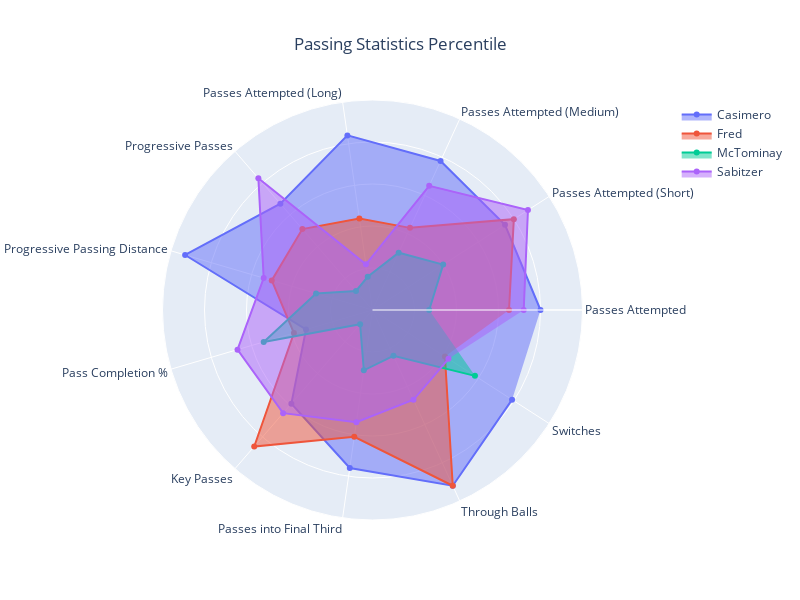

Write notebook code for a chart like this one.
### Code cell
fig = utils.plot_radar(player_dictionary, passing, title="Passing Statistics Percentile")
fig.write_image("{}team_pass.png".format(IMG_PATH))

### Figure 1 — Plotly figure (JSON) as saved in the notebook; plotly's stock layout.template omitted (floating-point values rounded to 4 significant figures)
{"data": [{"fill": "toself", "name": "Casimero", "r": [80, 75, 78, 84, 67, 93, 33, 59, 76, 92, 79], "theta": ["Passes Attempted", "Passes Attempted (Short)", "Passes Attempted (Medium)", "Passes Attempted (Long)", "Progressive Passes", "Progressive Passing Distance", "Pass Completion %", "Key Passes", "Passes into Final Third", "Through Balls", "Switches"], "type": "scatterpolar"}, {"fill": "toself", "name": "Fred", "r": [65, 80, 43, 44, 51, 50, 39, 86, 61, 92, 41], "theta": ["Passes Attempted", "Passes Attempted (Short)", "Passes Attempted (Medium)", "Passes Attempted (Long)", "Progressive Passes", "Progressive Passing Distance", "Pass Completion %", "Key Passes", "Passes into Final Third", "Through Balls", "Switches"], "type": "scatterpolar"}, {"fill": "toself", "name": "McTominay", "r": [27, 40, 30, 16, 12, 28, 54, 9, 29, 24, 58], "theta": ["Passes Attempted", "Passes Attempted (Short)", "Passes Attempted (Medium)", "Passes Attempted (Long)", "Progressive Passes", "Progressive Passing Distance", "Pass Completion %", "Key Passes", "Passes into Final Third", "Through Balls", "Switches"], "type": "scatterpolar"}, {"fill": "toself", "name": "Sabitzer", "r": [72, 88, 65, 22, 83, 54, 67, 65, 54, 47, 43], "theta": ["Passes Attempted", "Passes Attempted (Short)", "Passes Attempted (Medium)", "Passes Attempted (Long)", "Progressive Passes", "Progressive Passing Distance", "Pass Completion %", "Key Passes", "Passes into Final Third", "Through Balls", "Switches"], "type": "scatterpolar"}], "layout": {"height": 600, "polar": {"radialaxis": {"range": [0, 100], "showticklabels": false, "visible": true}}, "showlegend": true, "title": {"text": "Passing Statistics Percentile", "x": 0.5}, "width": 800}}
